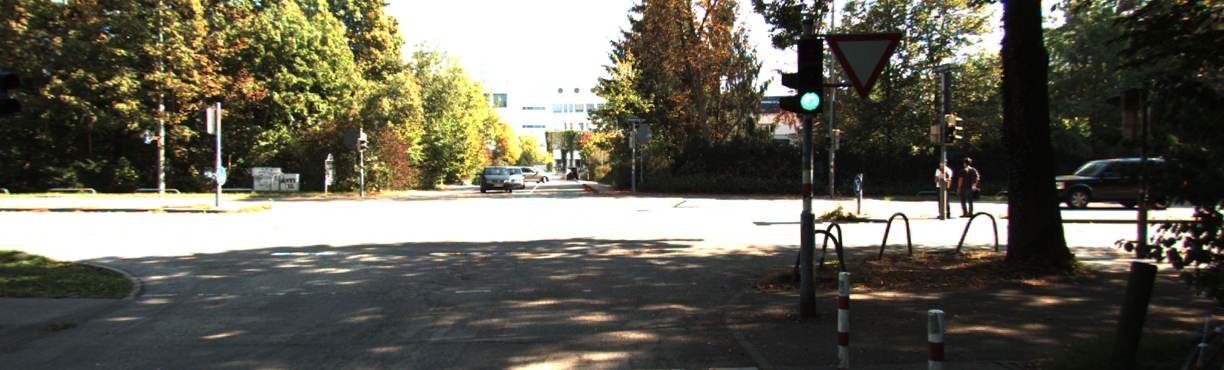
#> input picture project2/adaptive_hist_data/0000000000.png, 1224 x 370 px; its folder holds 5 pictures in this run
$ python problem1.py
#> lines starting #> are read from the running program, lines starting #| are printed output that depends on the picture
import cv2 as cv
import numpy as np
import matplotlib.pyplot as plt
import argparse

# Global settings
USE_ADAPTIVE = False
PLAY_VIDEO = False

def cal_hist(frame):
    hist = [0] * 256
    for i in range(0, 256):
        hist[i] = np.sum(frame == i)

    return np.array(hist).reshape(256, 1)

def create_cdf(hist_list):
    cdf = np.zeros(hist_list.shape)
    for i in range(0, len(hist_list)):
        if i==0:
            cdf[i] = hist_list[i]
        else:
            cdf[i] = cdf[i-1] + hist_list[i]

    return cdf

def hist_equalization(frame, cdf):
    equalized_frame = frame.copy()
    height, width = frame.shape[:2]

    total = height * width

    for i in range(0, 256):
        equalized_frame[np.where(frame == i)] = cdf[i] * 255 / total

    return np.uint8(equalized_frame)

def adaptive_hist_equalization(frame):
    equalized_frame = frame.copy()
    h, w = frame.shape
    sub_h = int(h/2)
    sub_w = int(w/2)

    tile = np.zeros((sub_h, sub_w), dtype='uint8')
    for x in range(0, 24):
        for y in range(0, 2):
            p1 = (x * int(sub_w/12), y * sub_h)
            p2 = (min(x * int(sub_w/12) + sub_w, w), (y + 1) * sub_h)
            tile = frame[p1[1]:p2[1], p1[0]:p2[0]].copy()
            hist = cal_hist(tile)
            cdf = create_cdf(hist)
            equalized = hist_equalization(tile, cdf)
            equalized_frame[p1[1]:p2[1], p1[0]:p2[0]] = equalized

    return equalized_frame


def make_equalized(frame):
    if len(frame.shape) == 2:
        # gray
        hist = cal_hist(frame)
        cdf = create_cdf(hist)
        gray_equalized = hist_equalization(frame, cdf)
        equalized_hist = cal_hist(gray_equalized)

        return hist, cdf, gray_equalized

    else:
        # rgb
        colors = ['b', 'g', 'r']

        b_img, g_img, r_img = cv.split(frame)

        b_hist = cal_hist(b_img)
        g_hist = cal_hist(g_img)
        r_hist = cal_hist(r_img)

        b_cdf = create_cdf(b_hist)
        g_cdf = create_cdf(g_hist)
        r_cdf = create_cdf(r_hist)

        b_equal = hist_equalization(b_img, b_cdf)
        g_equal = hist_equalization(g_img, g_cdf)
        r_equal = hist_equalization(r_img, r_cdf)

        merged_equal = cv.merge([b_equal, g_equal, r_equal])

        return b_hist, b_cdf, merged_equal

def play_equalized_video():
    for i in range(0, 25):
        img_path = './adaptive_hist_data/' + str(i).rjust(10, '0') + '.png'
        img = cv.imread(img_path)
        gray = cv.cvtColor(img, cv.COLOR_BGR2GRAY)
        if not USE_ADAPTIVE:
            b_hist, b_cdf, rgb_equalized = make_equalized(img)
            cv.imshow('rgb_equalized', rgb_equalized)
        else:
            adaptive_equalized = adaptive_hist_equalization(gray)
            cv.imshow('adaptive_equalized', adaptive_equalized)

        cv.waitKey(1)

def main():
    if not PLAY_VIDEO:
        img = cv.imread('./adaptive_hist_data/0000000000.png')
#> img is the input picture: shape (370, 1224, 3); mean B, G, R 83.7, 96.9, 98.8
        cv.imshow('original', img)

        gray = cv.cvtColor(img, cv.COLOR_BGR2GRAY)
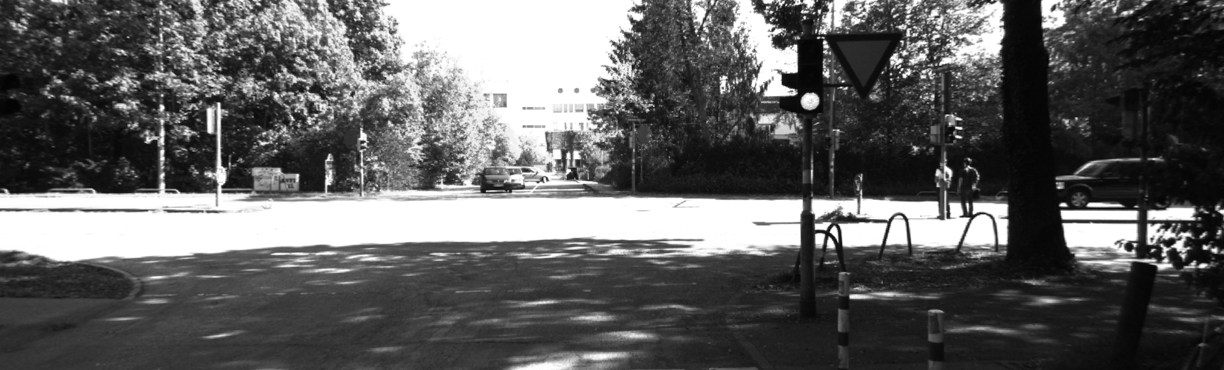
#> gray: shape (370, 1224); min 3, max 255, mean 95.9
        cv.imshow('gray', gray)

        if not USE_ADAPTIVE:
            gray_hist, gray_cdf, gray_equalized = make_equalized(gray)
#> after the loop in cal_hist, `for i in range(0, 256):`: hist = 256 values, max 62369 at index 255, min 0 at index 0, mean 1769.1
#> after the loop in create_cdf, `for i in range(0, len(hist_list)):`: cdf = 256 values from 0 to 452880
#> after the loop in hist_equalization, `for i in range(0, 256):`:
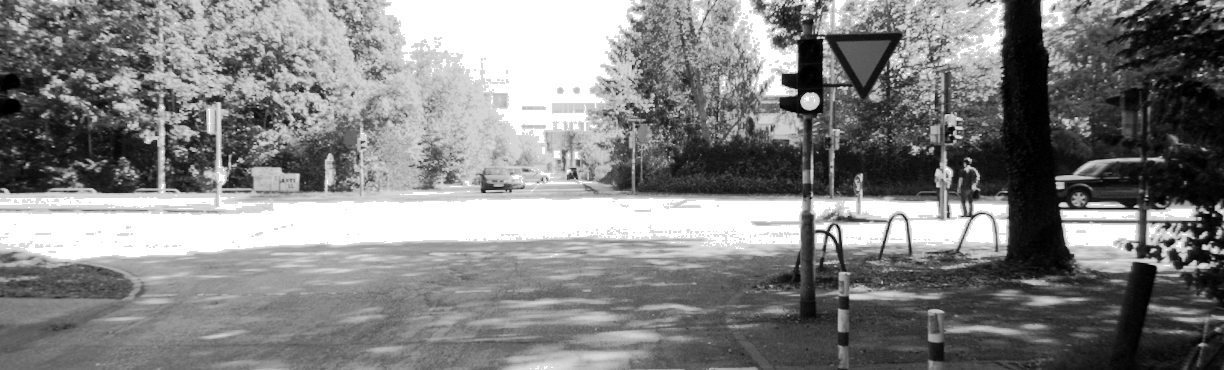
#> equalized_frame: shape (370, 1224); min 0, max 255, mean 130.3
#> in make_equalized, `equalized_hist = cal_hist(gray_equalized)`: equalized_hist = 256 values, max 62369 at index 255, min 0 at index 2, mean 1769.1
#> gray_hist has the same summary as hist in cal_hist; gray_cdf = 256 values from 0 to 452880
            cv.imshow('gray_equalized', gray_equalized)

            equalized_hist = cal_hist(gray_equalized)

            fig, (ax1, ax2) = plt.subplots(1, 2)
            ax1.set_title('Before Histogram Equalization')
            ax2.set_title('After Histogram Equalization')
            ax1.plot(gray_hist)
            ax2.plot(equalized_hist)
            ax1.set_xlim([0, 256])
            ax2.set_xlim([0, 256])
            plt.show()
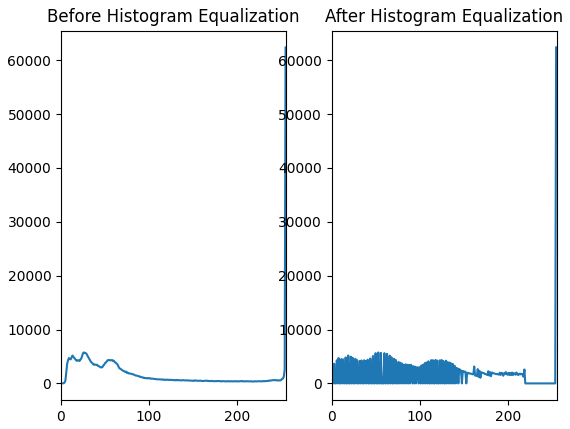
#> figure drawn by matplotlib, 2 panels; panel 1: curve peaks at x = 255, y = 62369; panel 2: curve peaks at x = 255, y = 62369

            b_hist, b_cdf, rgb_equalized = make_equalized(img)
#> in make_equalized (call 2), `b_img, g_img, r_img = cv.split(frame)`:
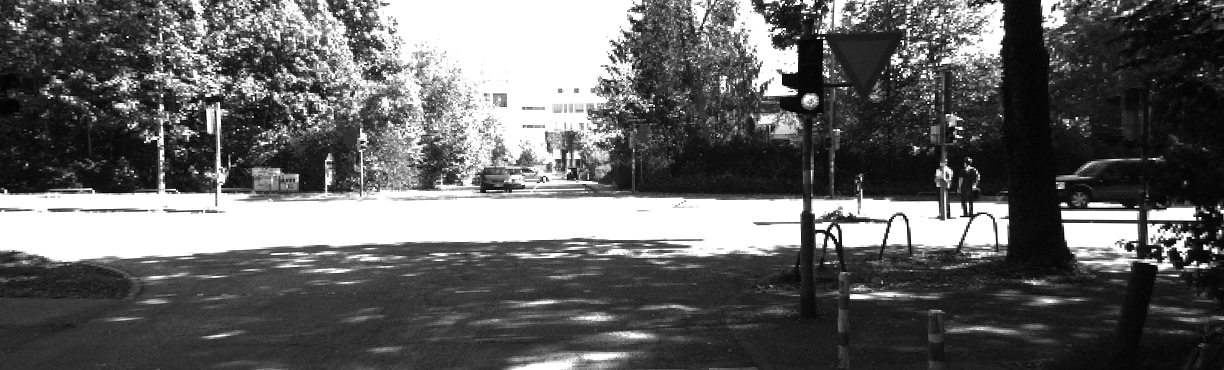
#> r_img: shape (370, 1224); min 0, max 255, mean 98.8
#> in make_equalized (call 2), `b_hist = cal_hist(b_img)`: b_hist = 256 values, max 64971 at index 255, min 53 at index 1, mean 1769.1
#> in make_equalized (call 2), `g_hist = cal_hist(g_img)`: g_hist = 256 values, max 70131 at index 255, min 2 at index 1, mean 1769.1
#> in make_equalized (call 2), `r_hist = cal_hist(r_img)`: r_hist = 256 values, max 79851 at index 255, min 53 at index 1, mean 1769.1
#> in make_equalized (call 2), `b_cdf = create_cdf(b_hist)`: b_cdf = 256 values from 170 to 452880
#> in make_equalized (call 2), `g_cdf = create_cdf(g_hist)`: g_cdf = 256 values from 3 to 452880
#> in make_equalized (call 2), `r_cdf = create_cdf(r_hist)`: r_cdf = 256 values from 196 to 452880
#> after the loop in hist_equalization (call 2), `for i in range(0, 256):`:
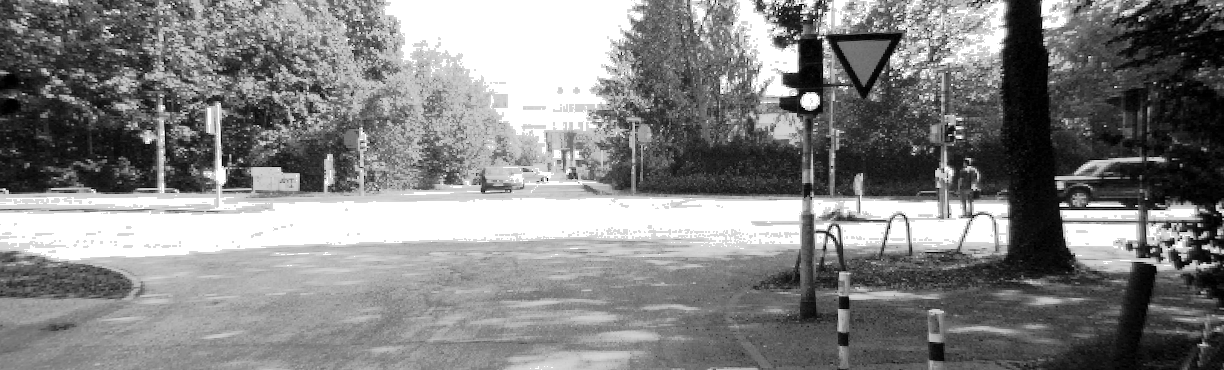
#> equalized_frame: shape (370, 1224); min 0, max 255, mean 130.6
#> after the loop in hist_equalization (call 4), `for i in range(0, 256):`:
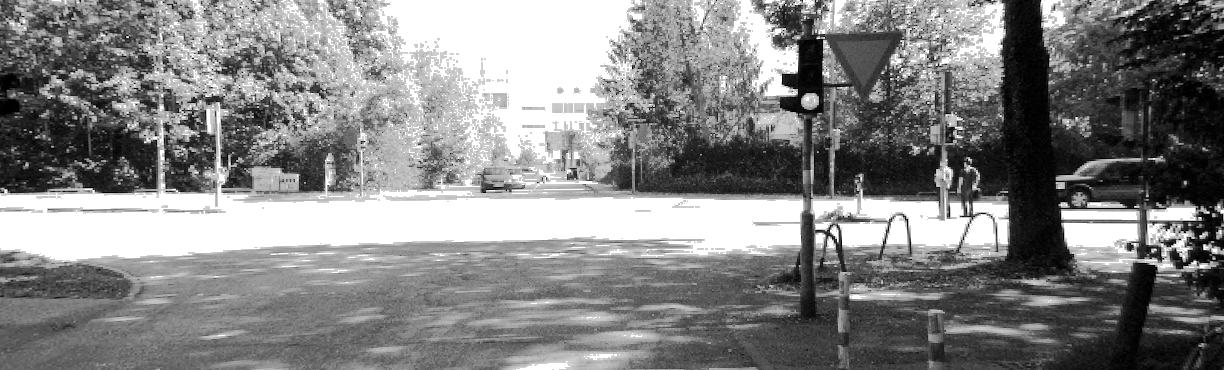
#> equalized_frame: shape (370, 1224); min 0, max 255, mean 131.8
#> in make_equalized (call 2), `merged_equal = cv.merge([b_equal, g_equal, r_equal])`:
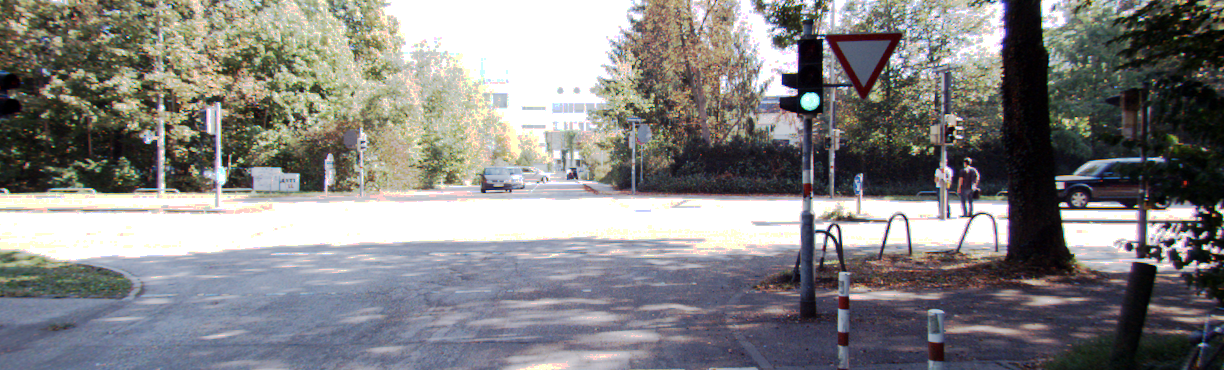
#> merged_equal: shape (370, 1224, 3); mean B, G, R 130.6, 130.9, 131.8
#> b_cdf = 256 values from 170 to 452880
            cv.imshow('rgb_equalized', rgb_equalized)
        else:
            equalized = adaptive_hist_equalization(gray)
            cv.imshow('adaptive_equalized', equalized)

            gray_hist, gray_cdf, gray_equalized = make_equalized(gray)
            equalized_hist = cal_hist(equalized)

            fig, (ax1, ax2) = plt.subplots(1, 2)
            ax1.set_title('Before Adaptive')
            ax2.set_title('After Adaptive')
            ax1.plot(gray_hist)
            ax2.plot(equalized_hist)
            ax1.set_xlim([0, 256])
            ax2.set_xlim([0, 256])
            plt.show()


        cv.waitKey(0)
    else:
        play_equalized_video()


if __name__ == '__main__':
    parser = argparse.ArgumentParser()
    parser.add_argument("-a", "--adaptive", help="Apply adaptive historgram equalization", action="store_true")
    parser.add_argument("-v", "--video", help="Play the whole video after equalization, defualt: show single frame", action="store_true")
    args = parser.parse_args()

    USE_ADAPTIVE = args.adaptive
    PLAY_VIDEO = args.video

    main()
